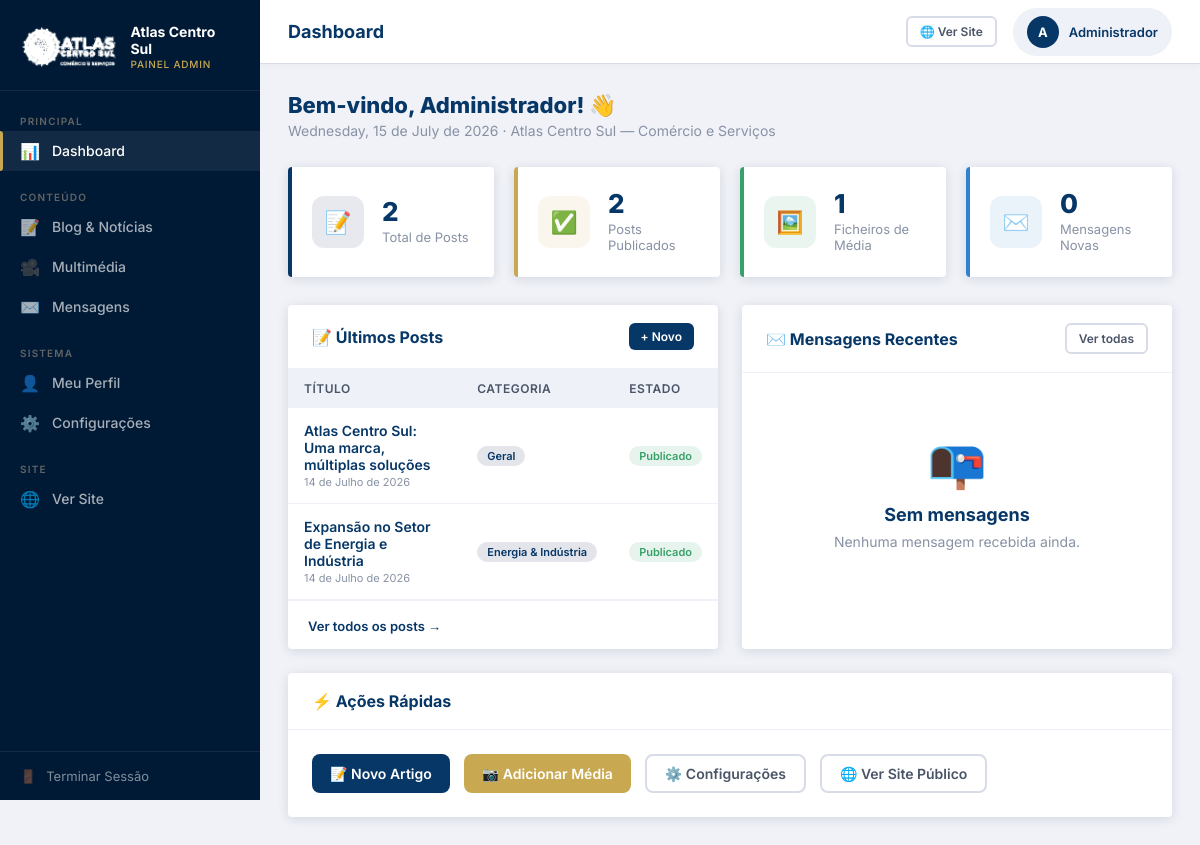
Page /admin/dashboard.php (signed in) on the committed database.
### tables this page shows
CREATE TABLE IF NOT EXISTS posts (
    id               INT AUTO_INCREMENT PRIMARY KEY,
    titulo           VARCHAR(250) NOT NULL,
    slug             VARCHAR(250) NOT NULL UNIQUE,
    resumo           TEXT,
    corpo            LONGTEXT NOT NULL,
    categoria        ENUM('energia-industria','saude-bem-estar','agronegocio','comercio-investimentos','geral') DEFAULT 'geral',
    imagem_destaque  VARCHAR(300),
    publicado        TINYINT(1) DEFAULT 1,
    criado_em        TIMESTAMP DEFAULT CURRENT_TIMESTAMP,
    atualizado_em    TIMESTAMP DEFAULT CURRENT_TIMESTAMP ON UPDATE CURRENT_TIMESTAMP
);

### app/auth.php (called while the page is built, shortened)
<?php
function utilizadorActual(): array {
    return [
        'id'    => $_SESSION['atlas_user_id']    ?? null,
        'nome'  => $_SESSION['atlas_user_nome']  ?? '',
        'email' => $_SESSION['atlas_user_email'] ?? '',
    ];
}

### app/helpers.php (called while the page is built, shortened)
<?php
function truncar(string $texto, int $limite = 150): string {
    $texto = strip_tags($texto);
    if (mb_strlen($texto) <= $limite) return $texto;
    return mb_substr($texto, 0, $limite) . '…';
}
function formatarData(string $data): string {
    $meses = ['Janeiro','Fevereiro','Março','Abril','Maio','Junho',
              'Julho','Agosto','Setembro','Outubro','Novembro','Dezembro'];
    $ts = strtotime($data);
    return date('d', $ts) . ' de ' . $meses[(int)date('n', $ts) - 1] . ' de ' . date('Y', $ts);
}
function labelCategoria(string $slug): string {
    $cats = [
        'energia-industria'       => 'Energia & Indústria',
        'saude-bem-estar'         => 'Saúde & Bem-Estar',
        'agronegocio'             => 'Agronegócio',
        'comercio-investimentos'  => 'Comércio & Investimentos',
        'geral'                   => 'Geral',
    ];
    return $cats[$slug] ?? ucfirst($slug);
}

### admin/dashboard.php (the view, shortened to what this page needs)
<?php
require_once __DIR__ . '/../app/auth.php';
require_once __DIR__ . '/../app/helpers.php';
$pdo   = getDB();
$totalPosts     = $pdo->query("SELECT COUNT(*) FROM posts")->fetchColumn();
$totalPublicados= $pdo->query("SELECT COUNT(*) FROM posts WHERE publicado = 1")->fetchColumn();
$totalMidia     = $pdo->query("SELECT COUNT(*) FROM midia")->fetchColumn();
$totalMensagens = $pdo->query("SELECT COUNT(*) FROM mensagens WHERE lida = 0")->fetchColumn();
$ultimosPosts = $pdo->query("SELECT id, titulo, categoria, publicado, criado_em FROM posts ORDER BY criado_em DESC LIMIT 6")->fetchAll();
$ultimasMensagens = $pdo->query("SELECT id, nome, email, assunto, lida, criado_em FROM mensagens ORDER BY criado_em DESC LIMIT 5")->fetchAll();
?>
<!DOCTYPE html>
<html lang="pt">
<head>
    <link rel="stylesheet" href="/atlas/assets/css/admin.css">
</head>
<body>
<?php include __DIR__ . '/_sidebar.php'; ?>
<div class="main-wrapper">
    <header class="topbar">
        <div class="topbar-title">Dashboard</div>
        <div class="topbar-right">
            <a href="/atlas/index.php" target="_blank" class="btn btn-outline btn-sm">🌐 Ver Site</a>
            <div class="topbar-user">
                <div class="topbar-avatar"><?= strtoupper(substr($user['nome'], 0, 1)) ?></div>
                <span><?= htmlspecialchars($user['nome']) ?></span>
            </div>
        </div>
    </header>
    <main class="content">
        <div style="margin-bottom:28px;">
            <h2 style="font-size:22px;font-weight:800;color:var(--navy);">
                Bem-vindo, <?= htmlspecialchars(explode(' ', $user['nome'])[0]) ?>! 👋
            </h2>
            <p style="color:var(--gray-500);font-size:14px;margin-top:4px;">
                <?= date('l, d \d\e F \d\e Y') ?> · Atlas Centro Sul — Comércio e Serviços
            </p>
        </div>
        <div class="stats-grid">
            <div class="stat-card navy">
                <div class="stat-icon">📝</div>
                <div class="stat-info">
                    <h3><?= $totalPosts ?></h3>
                    <p>Total de Posts</p>
                </div>
            </div>
            <div class="stat-card gold">
                <div class="stat-icon">✅</div>
                <div class="stat-info">
                    <h3><?= $totalPublicados ?></h3>
                    <p>Posts Publicados</p>
                </div>
            </div>
            <div class="stat-card green">
                <div class="stat-icon">🖼️</div>
                <div class="stat-info">
                    <h3><?= $totalMidia ?></h3>
                    <p>Ficheiros de Média</p>
                </div>
            </div>
            <div class="stat-card blue">
                <div class="stat-icon">✉️</div>
                <div class="stat-info">
                    <h3><?= $totalMensagens ?></h3>
                    <p>Mensagens Novas</p>
                </div>
            </div>
        </div>
        <div style="display:grid;grid-template-columns:1fr 1fr;gap:24px;">
            <div class="card">
                <div class="card-header">
                    <h2>📝 Últimos Posts</h2>
                    <a href="/atlas/admin/post_form.php" class="btn btn-primary btn-sm">+ Novo</a>
                </div>
                <?php if (empty($ultimosPosts)): ?>
                <div class="empty-state">
                    <div class="empty-icon">📭</div>
                    <h3>Sem posts ainda</h3>
                    <p>Comece por criar o primeiro artigo.</p>
                </div>
                <?php else: ?>
                <div class="table-wrapper">
                    <table>
                        <thead>
                            <tr>
                                <th>Título</th>
                                <th>Categoria</th>
                                <th>Estado</th>
                            </tr>
                        </thead>
                        <tbody>
                        <?php foreach ($ultimosPosts as $post): ?>
                            <tr>
                                <td style="max-width:200px;">
                                    <a href="/atlas/admin/post_form.php?id=<?= $post['id'] ?>" style="color:var(--navy);font-weight:600;">
                                        <?= htmlspecialchars(truncar($post['titulo'], 50)) ?>
                                    </a>
                                    <div style="font-size:11px;color:var(--gray-500);margin-top:2px;">
                                        <?= formatarData($post['criado_em']) ?>
                                    </div>
                                </td>
                                <td>
                                    <span class="badge badge-navy"><?= labelCategoria($post['categoria']) ?></span>
                                </td>
                                <td>
                                    <?php if ($post['publicado']): ?>
                                        <span class="badge badge-success">Publicado</span>
                                    <?php else: ?>
                                        <span class="badge badge-warning">Rascunho</span>
                                    <?php endif; ?>
                                </td>
                            </tr>
                        <?php endforeach; ?>
                        </tbody>
                    </table>
                </div>
                <div style="padding:14px 20px;border-top:1px solid var(--gray-100);">
                    <a href="/atlas/admin/posts.php" style="font-size:13px;color:var(--navy);font-weight:600;">
                        Ver todos os posts →
                    </a>
                </div>
                <?php endif; ?>
            </div>
            <div class="card">
                <div class="card-header">
                    <h2>✉️ Mensagens Recentes</h2>
                    <a href="/atlas/admin/mensagens.php" class="btn btn-outline btn-sm">Ver todas</a>
                </div>
                <?php if (empty($ultimasMensagens)): ?>
                <div class="empty-state">
                    <div class="empty-icon">📭</div>
                    <h3>Sem mensagens</h3>
                    <p>Nenhuma mensagem recebida ainda.</p>
                </div>
                <?php endif; ?>
            </div>
        </div>
        <div class="card" style="margin-top:24px;">
            <div class="card-header"><h2>⚡ Ações Rápidas</h2></div>
            <div class="card-body" style="display:flex;gap:14px;flex-wrap:wrap;">
                <a href="/atlas/admin/post_form.php" class="btn btn-primary">📝 Novo Artigo</a>
                <a href="/atlas/admin/midia_form.php" class="btn btn-gold">📷 Adicionar Média</a>
                <a href="/atlas/admin/configuracoes.php" class="btn btn-outline">⚙️ Configurações</a>
                <a href="/atlas/index.php" target="_blank" class="btn btn-outline">🌐 Ver Site Público</a>
            </div>
        </div>
    </main>
</div>
</body>
</html>

### rows in the picture
posts: titulo "Atlas Centro Sul: Uma marca, múltiplas soluções", criado_em "14 de Julho de 2026", categoria "Geral", publicado "Publicado"
posts: titulo "Expansão no Setor de Energia e Indústria", criado_em "14 de Julho de 2026", categoria "Energia & Indústria", publicado "Publicado"

### other values in the picture
substr($user['nome'], 0, 1) "A"
$user['nome'] "Administrador"
explode(' ', $user['nome'])[0] "Administrador"
$totalPosts "2"
$totalPublicados "2"
$totalMidia "1"
$totalMensagens "0"
